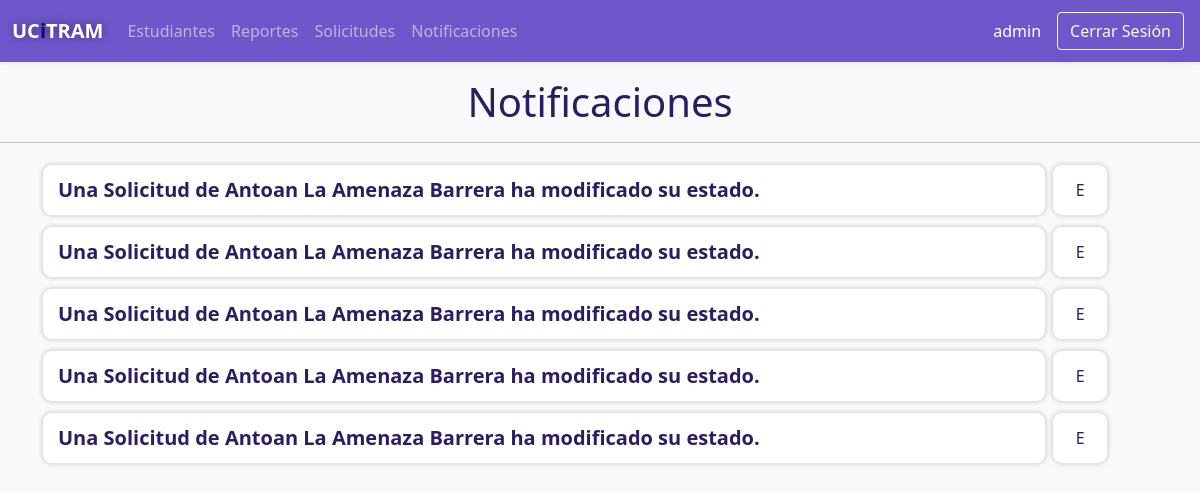
/secretario/notificaciones/ (signed in), run on the app's committed database.
### app/models.py (models this page shows)
class NotificacionSolicitud(models.Model):
  estudiante = models.ForeignKey(Estudiante, on_delete = models.CASCADE)
  tipo = models.CharField(max_length = 255, null = 0, blank = 0)
  motivo = models.TextField(blank = 0, null = 0)
  estado = models.CharField(max_length = 50, blank = 0, null = 0)
  fecha = models.DateField()
  fecha_notificacion = models.DateField(default = timezone.now)
  visto = models.BooleanField(default=0)
  class Meta:
    verbose_name = 'Notificacion'
    verbose_name_plural = 'Notifiaciones'
    db_table = 'notificaciones'

class NotificacionSolicitudSecretario(NotificacionSolicitud):
  class Meta:
    verbose_name = 'NotificacionSecretario'
    verbose_name_plural = 'NotifiacionesSecretario'
    db_table = 'notificaciones_secretario'

class NotificacionSolicitud(models.Model):
  estudiante = models.ForeignKey(Estudiante, on_delete = models.CASCADE)
  tipo = models.CharField(max_length = 255, null = 0, blank = 0)
  motivo = models.TextField(blank = 0, null = 0)
  estado = models.CharField(max_length = 50, blank = 0, null = 0)
  fecha = models.DateField()
  fecha_notificacion = models.DateField(default = timezone.now)
  visto = models.BooleanField(default=0)
  class Meta:
    verbose_name = 'Notificacion'
    verbose_name_plural = 'Notifiaciones'
    db_table = 'notificaciones'

class Usuario(models.Model):
  usuario = models.OneToOneField(User, on_delete = models.CASCADE, primary_key = 1)
  rol = models.CharField(max_length = 20, blank = 0, null = 0)
  class Meta:
    verbose_name = 'Usuario'
    verbose_name_plural = 'Usuarios'
    db_table = 'usuario'

class Estudiante(Usuario):
  grupo = models.CharField(max_length = 20, null = 0, blank = 0)
  anno = models.IntegerField(default = 1)
  class Meta:
    verbose_name = 'Estudiante'
    verbose_name_plural = 'Estudiantes'
    db_table = 'estudiantes'

class Usuario(models.Model):
  usuario = models.OneToOneField(User, on_delete = models.CASCADE, primary_key = 1)
  rol = models.CharField(max_length = 20, blank = 0, null = 0)
  class Meta:
    verbose_name = 'Usuario'
    verbose_name_plural = 'Usuarios'
    db_table = 'usuario'

### app/views/secretario/views.py (the view)
# urls.py: path('notificaciones/', ListarNotificaciones.as_view(), name='listar_notificaciones_estudiante'),
class ListarNotificaciones(ListView):
  rol = 'secretario'
  model = NotificacionSolicitudSecretario
  template_name = 'secretario/notificaciones/listar_notificaciones.html'
  def get_queryset(self):
    return NotificacionSolicitudSecretario.objects.all().order_by('visto')

### templates/secretario/notificaciones/listar_notificaciones.html (shortened to what this page needs)
{% extends "layout/base_secretario.html" %}
{% load static %}
{% block 'sub-estilos' %}
<link rel="stylesheet" href="{% static 'css/secretario/lista notificaciones.css' %}">
{% endblock %}
{% block 'contenido' %}
  <div class='text-center mt-3 user-select-none'>
    <h1>Notificaciones</h1>
  </div>
  <hr>
  <div class="container">
    <div class='lista'>
      {% for notificacion in object_list %}
      <div class="lista-item
      ">
        <a class="lista-item-link fw-bold" href="{% url 'visualizar_notificacion_secretario' notificacion.pk %}"
        style="font-size: 20px;">
        Una Solicitud de
        {{notificacion.estudiante.usuario.first_name}}
        {{notificacion.estudiante.usuario.last_name}}
        ha modificado su estado.
      </a>
      <a href="{% url 'eliminar_notificacion_secretario' notificacion.pk %}" class="lista-item-btn btn-eliminar">E</a>
      </div>
      {% endfor %}
    </div>
  </div>
{% endblock %}

### templates/layout/base.html (shortened to what this page needs)
{% load static %}
<!DOCTYPE html>
<html>
<head>
  <link rel="stylesheet" href="{% static 'bootstrap/css/bootstrap.min.css' %}">
  {% block 'estilos' %}{% endblock %}
</head>
<body class='bg-light'>
  <div class="sticky-top user-select-none">
    <nav class="shadow-sm navbar navbar-expand-lg bg-body-tertiary navbar-dark{% block 'nav_class' %}{% endblock %}">
      <div class="container-fluid">
        <a href="" class="navbar-brand fw-bold" style="text-shadow: 0 0 10px  rgba(3, 0, 14, 0.427);">
          UC<b style="color: #14086b;">i</b>TRAM
        </a>
        <div class="collapse navbar-collapse" id="navbarNavAltMarkup">
          <div class="navbar-nav">
            {% block 'nav_links' %}
            {% endblock %}
          </div>
          <div class="w-100 p-1 d-flex justify-content-end align-items-center">
            <span class='me-3 fw-b text-white'>{{request.user.username}}</span>
            <form action="{% url 'logout' %}" method='post'>
              <button class='btn btn-outline-light'>Cerrar Sesión</button>
            </form>
          </div>
        </div>
      </div>
    </nav>
  </div>
  {% block 'contenido' %} {% endblock %}
</body>
</html>

### static/css/secretario/secretario.css (style rules this page uses)
:root { --color-bg: rgb(110, 87, 203); --color-bg-dark: rgb(90, 73, 158); --color-bg-darker: rgb(43, 29, 97); --color-outline: rgba(110, 87, 203, 0.545); --border-color-gray: #e3e3e3; --down-transparent: #38295ef6; }
.custom-nav { background-color: var(--color-bg); }
h1 { color: var(--color-bg-darker); }

### static/css/secretario/lista notificaciones.css (style rules this page uses)
:root { --color-bg: rgb(110, 87, 203); --color-bg-dark: rgb(90, 73, 158); --color-bg-darker: rgb(43, 29, 97); --color-outline: rgba(110, 87, 203, 0.545); --border-color-gray: #e3e3e3; --down-transparent: #38295ef6; }
.lista { display: flex; flex-direction: column; }
.lista-item { display: flex; transition: all .1s; animation: aparecer .5s forwards; }
.lista-item-link { overflow: hidden; word-wrap: break-word; width: 90%; margin: 5px 0; background-color: #fff; color: var(--color-bg-darker); padding: 10px 15px; border-radius: 10px; text-decoration: none; border: .8px solid var(--border-color-gray); transition: all .1s; box-shadow: 0 0 4px #7979795a; }
.lista-item-btn { max-height: 60px; width: 5%; min-width: 50px; margin: 5px 0; background-color: #fff; color: var(--color-bg-darker); padding: 10px 15px; border-radius: 10px; text-decoration: none; border: .8px solid var(--border-color-gray); transition: all .1s; box-shadow: 0 0 4px #7979795a; display: flex; align-items: center; justify-content: center; }
.btn-eliminar { margin-left: 6px; }

### data on the page
NotificacionSolicitudSecretario: estudiante.usuario.first_name "Antoan", estudiante.usuario.last_name "La Amenaza Barrera"
NotificacionSolicitudSecretario: estudiante.usuario.first_name "Antoan", estudiante.usuario.last_name "La Amenaza Barrera"
NotificacionSolicitudSecretario: estudiante.usuario.first_name "Antoan", estudiante.usuario.last_name "La Amenaza Barrera"
NotificacionSolicitudSecretario: estudiante.usuario.first_name "Antoan", estudiante.usuario.last_name "La Amenaza Barrera"
NotificacionSolicitudSecretario: estudiante.usuario.first_name "Antoan", estudiante.usuario.last_name "La Amenaza Barrera"

### other printed values
{{ request.user.username }} "admin"
